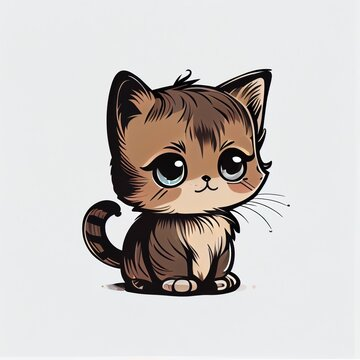
#> input picture problem-3/Cat 360x360.jpg, 360 x 360 px
$ jupyter execute '3(c) Harmonic & Geometric Filters.ipynb'
#> lines starting #> are read from the running program, lines starting #| are printed output that depends on the picture; after the words box and inside, x2 and y2 are one past the last pixel; in counts of white or black regions, pixels touching at a corner belong together
#### Task 3(c): Take a grayscale image of size 512x512, apply harmonic & geometric mean filter on the noisy image & compare their performance with PSNR

### Importing the Libraries

[cell 1]
import cv2
import numpy as np
import matplotlib.pyplot as plt

## Harmonic Mean Filtering
Let, an array $A=[x_1, x_2, x_3, ..., x_n]$ where $n$ = size of $A$ then, Harmonic Mean ($HM$) can be calculated as follows:
$$HM = \frac{n}{\frac{1}{x_1}+\frac{1}{x_2}+\frac{1}{x_3}+\dots+\frac{1}{x_n}}$$
##### The Harmonic Mean Filter works well for salt noise, but fails for pepper noise

[cell 2]
def apply_harmonic_mean_filter(image, mask_size):
    filtered_image = image.copy()
    height, width = filtered_image.shape
    offset, number_of_pixel = mask_size // 2, mask_size * mask_size

    for r in range(height):
        for c in range(width):
            pixel = 0
            for x in range(-offset, offset + 1):
                for y in range(-offset, offset + 1):
                    if (r + x >= 0 and r + x < height and c + y >= 0 and c + y < width):
                        pixel += float(1 / (image[r + x, c + y] + 1e-4))
            pixel = number_of_pixel / pixel
            filtered_image[r, c] = 255 if pixel > 255 else pixel

    return np.uint8(filtered_image)

## Geometric Mean Filtering
Let, an array $A=[x_1, x_2, x_3, ..., x_n]$ where $n$ = size of $A$ then, Geometric Mean ($GM$) can be calculated as follows:
$$GM = \sqrt[n]{x_1 \times x_2 \times x_3 \times \dots \times x_n}$$

[cell 3]
def apply_geometric_mean_filter(image, mask_size):
    filtered_image = image.copy()
    height, width = filtered_image.shape
    offset = mask_size // 2

    for r in range(height):
        for c in range(width):
            pixel = 1
            count = 0
            for x in range(-offset, offset + 1):
                for y in range(-offset, offset + 1):
                    if r + x >= 0 and r + x < height and c + y >= 0 and c + y < width:
                        if image[r + x, c + y]:
                            count += 1
                            pixel = pixel * int(image[r + x, c + y])
            count = 1 if count == 0 else count
            filtered_image[r, c] = pixel ** (1 / count)

    return np.uint8(filtered_image)

### Function for adding Salt & Pepper Noise

[cell 4]
def add_salt_pepper_noise(image, percent):
    noisy_image = image.copy()
    noise_amount = (image.shape[0] * image.shape[1]) * (percent / 100)

    for k in range(int(noise_amount)):
        index = []
        for x in range(1, 5):
            index.append(np.random.randint(0, image.shape[0]))
        noisy_image[index[0], index[1]], noisy_image[index[2], index[3]] = 0, 255

    return noisy_image

### PSNR (Peak Signal to Noise Ratio)
PSNR can be calculate as follows:
$$PSNR = 10 \times log{_{10}}{\frac{(max\_pixel\_value)^2}{MSE}}$$
and MSE (Mean Squared Error) can be calculated as follows:
$$MSE=\frac{1}{n}\sum_{i = 1}^{n}(x_i-\hat{x}_i)^2$$
where,
$x_i$ = $i$-th pixel of original image
$\hat{x}_i$ = $i$-th pixel of filtered image
##### Function: psnr = cv2.PSNR(image1, image2)

[cell 5]
def compute_psnr(image1, image2):
    image1, image2 = np.float64(image1), np.float64(image2)
    mse = np.mean((image1 - image2) ** 2)
    if mse == 0:
        return float('inf')
    psnr = 20 * np.log10(255.0) - 10 * np.log10(mse)

    return round(psnr, 2)

### Loading the Image

[cell 6]
character_image = cv2.imread("./Cat 360x360.jpg", 0)
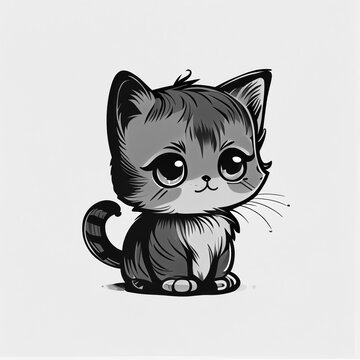
#> character_image: shape (360, 360); min 0, max 255, mean 200.2
plt.imshow(character_image, cmap = "gray")
plt.title("Original Image")
plt.show()

### Adding Salt & Pepper Noise to the Image

[cell 7]
noisy_character_image = add_salt_pepper_noise(character_image, 1.5)
#> after the loop in add_salt_pepper_noise, `for k in range(int(noise_amount)):`:
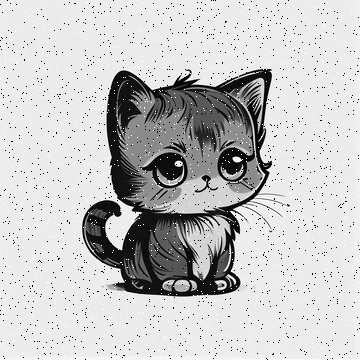
#> noisy_image: shape (360, 360); 2.93% of pixels changed, all inside (x1, y1, x2, y2) = (0, 0, 360, 360)
plt.imshow(noisy_character_image, cmap = "gray")
plt.title("The Noisy Image")
plt.show()
psnr = compute_psnr(character_image, noisy_character_image)
#> in compute_psnr, `mse = np.mean((image1 - image2) ** 2)`: mse = 782.3
#> in compute_psnr, `psnr = 20 * np.log10(255.0) - 10 * np.log10(mse)`: psnr = 19.2
#> psnr = 19.2
print(f"PSNR = {psnr}")
#| PSNR = 19.2

### Applying Harmonic Mean Filter

[cell 8]
mask_size = 3
harmonic_filtered_image = apply_harmonic_mean_filter(noisy_character_image, mask_size)
#> after the loop in apply_harmonic_mean_filter, `for r in range(height):`:
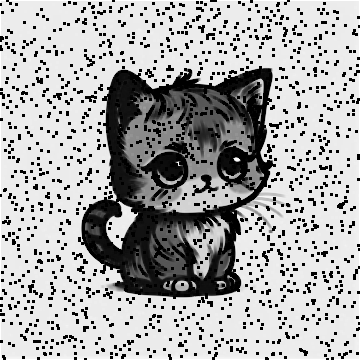
#> filtered_image: shape (360, 360); min 0, max 255, mean 170.3
plt.imshow(cv2.cvtColor(harmonic_filtered_image, cv2.COLOR_BGR2RGB))
plt.title("After applying Harmonic Mean Filter")
plt.show()
print(f"PSNR = {compute_psnr(noisy_character_image, harmonic_filtered_image)}")
#| PSNR = 10.56

### Applying Geometric Mean Filter

[cell 9]
geometric_filtered_image = apply_geometric_mean_filter(noisy_character_image, mask_size)
#> after the loop in apply_geometric_mean_filter, `for r in range(height):`:
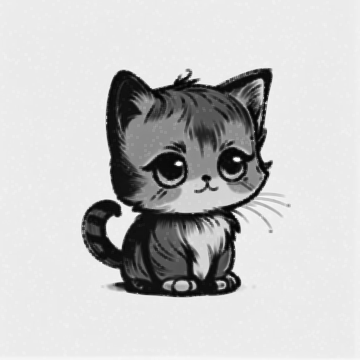
#> filtered_image: shape (360, 360); min 3, max 252, mean 197.7
plt.imshow(cv2.cvtColor(geometric_filtered_image, cv2.COLOR_BGR2RGB))
plt.title("After applying Geometric Mean Filter")
plt.show()
print(f"PSNR = {compute_psnr(noisy_character_image, geometric_filtered_image)}")
#| PSNR = 18.0
